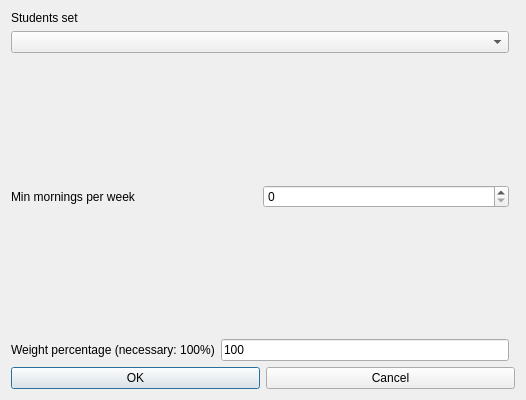
<?xml version="1.0" encoding="UTF-8"?>
<ui version="4.0">
 <class>ModifyConstraintStudentsSetMinMorningsPerWeekForm_template</class>
 <widget class="QDialog" name="ModifyConstraintStudentsSetMinMorningsPerWeekForm_template">
  <property name="geometry">
   <rect>
    <x>0</x>
    <y>0</y>
    <width>526</width>
    <height>400</height>
   </rect>
  </property>
  <property name="windowTitle">
   <string extracomment="This is the title of the dialog to modify a constraint of this type">Modify students set min mornings per week</string>
  </property>
  <layout class="QGridLayout">
   <item row="0" column="0">
    <layout class="QVBoxLayout">
     <item>
      <widget class="QLabel" name="studentsTextLabel">
       <property name="frameShape">
        <enum>QFrame::NoFrame</enum>
       </property>
       <property name="frameShadow">
        <enum>QFrame::Plain</enum>
       </property>
       <property name="text">
        <string>Students set</string>
       </property>
       <property name="wordWrap">
        <bool>false</bool>
       </property>
      </widget>
     </item>
     <item>
      <widget class="QComboBox" name="studentsComboBox">
       <property name="editable">
        <bool>false</bool>
       </property>
       <property name="insertPolicy">
        <enum>QComboBox::NoInsert</enum>
       </property>
       <property name="duplicatesEnabled">
        <bool>false</bool>
       </property>
      </widget>
     </item>
    </layout>
   </item>
   <item row="2" column="0">
    <layout class="QHBoxLayout">
     <item>
      <widget class="QLabel" name="minMorningsTextLabel">
       <property name="frameShape">
        <enum>QFrame::NoFrame</enum>
       </property>
       <property name="frameShadow">
        <enum>QFrame::Plain</enum>
       </property>
       <property name="text">
        <string>Min mornings per week</string>
       </property>
       <property name="wordWrap">
        <bool>false</bool>
       </property>
      </widget>
     </item>
     <item>
      <widget class="QSpinBox" name="minMorningsSpinBox"/>
     </item>
    </layout>
   </item>
   <item row="5" column="0" colspan="2">
    <layout class="QHBoxLayout">
     <item>
      <widget class="QPushButton" name="okPushButton">
       <property name="text">
        <string>OK</string>
       </property>
      </widget>
     </item>
     <item>
      <widget class="QPushButton" name="cancelPushButton">
       <property name="text">
        <string>Cancel</string>
       </property>
      </widget>
     </item>
    </layout>
   </item>
   <item row="3" column="0">
    <spacer name="spacer7">
     <property name="orientation">
      <enum>Qt::Vertical</enum>
     </property>
     <property name="sizeType">
      <enum>QSizePolicy::Expanding</enum>
     </property>
     <property name="sizeHint" stdset="0">
      <size>
       <width>20</width>
       <height>31</height>
      </size>
     </property>
    </spacer>
   </item>
   <item row="1" column="0">
    <spacer name="spacer8">
     <property name="orientation">
      <enum>Qt::Vertical</enum>
     </property>
     <property name="sizeType">
      <enum>QSizePolicy::Expanding</enum>
     </property>
     <property name="sizeHint" stdset="0">
      <size>
       <width>20</width>
       <height>31</height>
      </size>
     </property>
    </spacer>
   </item>
   <item row="4" column="0">
    <layout class="QHBoxLayout">
     <item>
      <widget class="QLabel" name="weightTextLabel">
       <property name="frameShape">
        <enum>QFrame::NoFrame</enum>
       </property>
       <property name="frameShadow">
        <enum>QFrame::Plain</enum>
       </property>
       <property name="text">
        <string>Weight percentage (necessary: 100%)</string>
       </property>
       <property name="wordWrap">
        <bool>false</bool>
       </property>
      </widget>
     </item>
     <item>
      <widget class="QLineEdit" name="weightLineEdit">
       <property name="text">
        <string notr="true">100</string>
       </property>
      </widget>
     </item>
    </layout>
   </item>
  </layout>
 </widget>
 <layoutdefault spacing="6" margin="11"/>
 <resources/>
 <connections/>
</ui>
